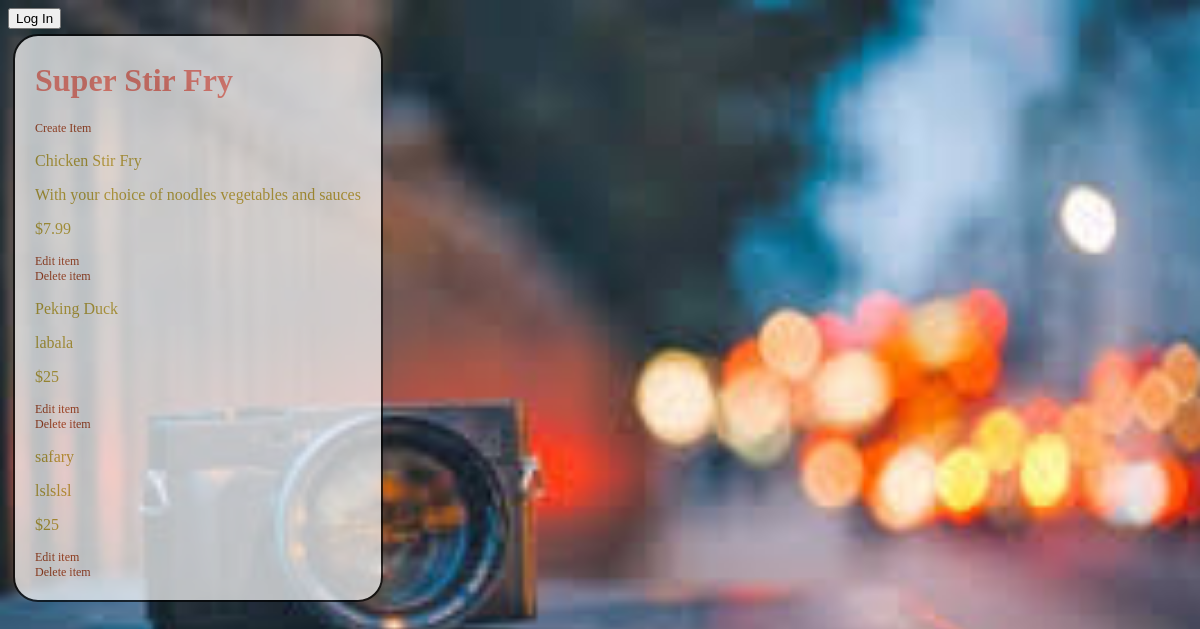
The page /restaurants/2/menu/ on the database its author committed.
### database_setup.py (models this page shows, shortened)
class Restaurant(Base):
    __tablename__ = 'restaurant'
    id = Column(Integer, primary_key=True)
    name = Column(String(250), nullable=False)
    picture = Column(String(250))
    user_id = Column(Integer, ForeignKey('user.id'))
    user = relationship(User)

class MenuItem(Base):
    __tablename__ = 'menu_item'
    name = Column(String(80), nullable=False)
    id = Column(Integer, primary_key=True)
    description = Column(String(250))
    price = Column(String(8))
    restaurant_id = Column(Integer, ForeignKey('restaurant.id'))
    restaurant = relationship(Restaurant)
    user_id = Column(Integer, ForeignKey('user.id'))
    user = relationship(User)

### project.py (the view)
@app.route('/restaurants/<int:restaurant_id>/')
@app.route('/restaurants/<int:restaurant_id>/menu/')
def restaurantMenu(restaurant_id):
    DBSession = sessionmaker(bind=engine)
    session = DBSession()
    restaurant = session.query(Restaurant).filter_by(id=restaurant_id).one()
    items = session.query(
        MenuItem).filter_by(restaurant_id=restaurant_id).all()
    return render_template('menu.html', restaurant=restaurant, items=items)

### templates/menu.html (shortened to what this page needs)
<html>
<head>
<link rel=stylesheet type=text/css href="{{ url_for('static', filename='style.css') }}">
</head>
<body>
{% include "navbar.html" %}
  <div class = 'pane'>
  <h1>{{restaurant.name}}</h1>
{% if items !=[] %}
<a href = '{{url_for('newMenuItem', restaurant_id = restaurant.id)}}'>Create Item</a>
    <div>
    {% for i in items %}
      <p>{{i.name}}</p>
      <p>{{i.description}}</p>
      <p>{{i.price}}</p>
      <a href='{{url_for('editMenuItem', restaurant_id=restaurant.id, menu_id=i.id)}}'>Edit item</a>
      <a href='{{url_for('deleteMenuItem', restaurant_id=restaurant.id, menu_id=i.id)}}'>Delete item</a>
    {% endfor %}
    </div>
{% else %}
<p> You currently have no menu items. <p>
  <a href = '{{url_for('newMenuItem', restaurant_id = restaurant.id)}}'>Create Item</a>
{% endif %}
</div>
</body>
</html>

### static/style.css (style rules this page uses)
body { font-family: serif; background-color: #blue; background-image: url('sakr.jpg') ; background-position: center; background-size: cover; }
h1 { font-family: serif; color: #red }
h1, h2, h3, h4 { color: #FA8072; font-weight: bold; }
p { color: #BEA42E; }
a { text-decoration: none; color:#AB3E16; font-size: .75em; }
.pane { position:absolute; border: 2px solid; opacity: 0.7; filter: alpha(opacity=60); border-radius: 25px; padding: 20px; padding-top: 5px; margin: 5px; border-color: #000000; background-color: #ffffff; }

### rows shown on the page
Restaurant: name "Super Stir Fry"
MenuItem: name "Chicken Stir Fry", description "With your choice of noodles vegetables and sauces", price "$7.99"
MenuItem: name "Peking Duck", description "labala", price "$25"
MenuItem: name "safary", description "lslslsl", price "$25"
